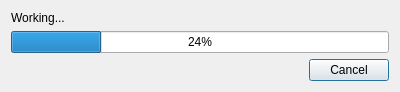
<?xml version="1.0" encoding="UTF-8"?>
<ui version="4.0">
 <class>Progress</class>
 <widget class="QDialog" name="Progress">
  <property name="windowModality">
   <enum>Qt::ApplicationModal</enum>
  </property>
  <property name="geometry">
   <rect>
    <x>0</x>
    <y>0</y>
    <width>400</width>
    <height>92</height>
   </rect>
  </property>
  <property name="windowTitle">
   <string>Prest</string>
  </property>
  <property name="modal">
   <bool>true</bool>
  </property>
  <layout class="QVBoxLayout" name="verticalLayout">
   <item>
    <widget class="QLabel" name="label">
     <property name="text">
      <string>Working...</string>
     </property>
    </widget>
   </item>
   <item>
    <widget class="QProgressBar" name="progressBar">
     <property name="value">
      <number>24</number>
     </property>
    </widget>
   </item>
   <item>
    <widget class="QDialogButtonBox" name="buttonBox">
     <property name="orientation">
      <enum>Qt::Horizontal</enum>
     </property>
     <property name="standardButtons">
      <set>QDialogButtonBox::Cancel</set>
     </property>
    </widget>
   </item>
  </layout>
 </widget>
 <resources/>
 <connections>
  <connection>
   <sender>buttonBox</sender>
   <signal>accepted()</signal>
   <receiver>Progress</receiver>
   <slot>accept()</slot>
   <hints>
    <hint type="sourcelabel">
     <x>248</x>
     <y>254</y>
    </hint>
    <hint type="destinationlabel">
     <x>157</x>
     <y>274</y>
    </hint>
   </hints>
  </connection>
  <connection>
   <sender>buttonBox</sender>
   <signal>rejected()</signal>
   <receiver>Progress</receiver>
   <slot>reject()</slot>
   <hints>
    <hint type="sourcelabel">
     <x>316</x>
     <y>260</y>
    </hint>
    <hint type="destinationlabel">
     <x>286</x>
     <y>274</y>
    </hint>
   </hints>
  </connection>
 </connections>
</ui>
